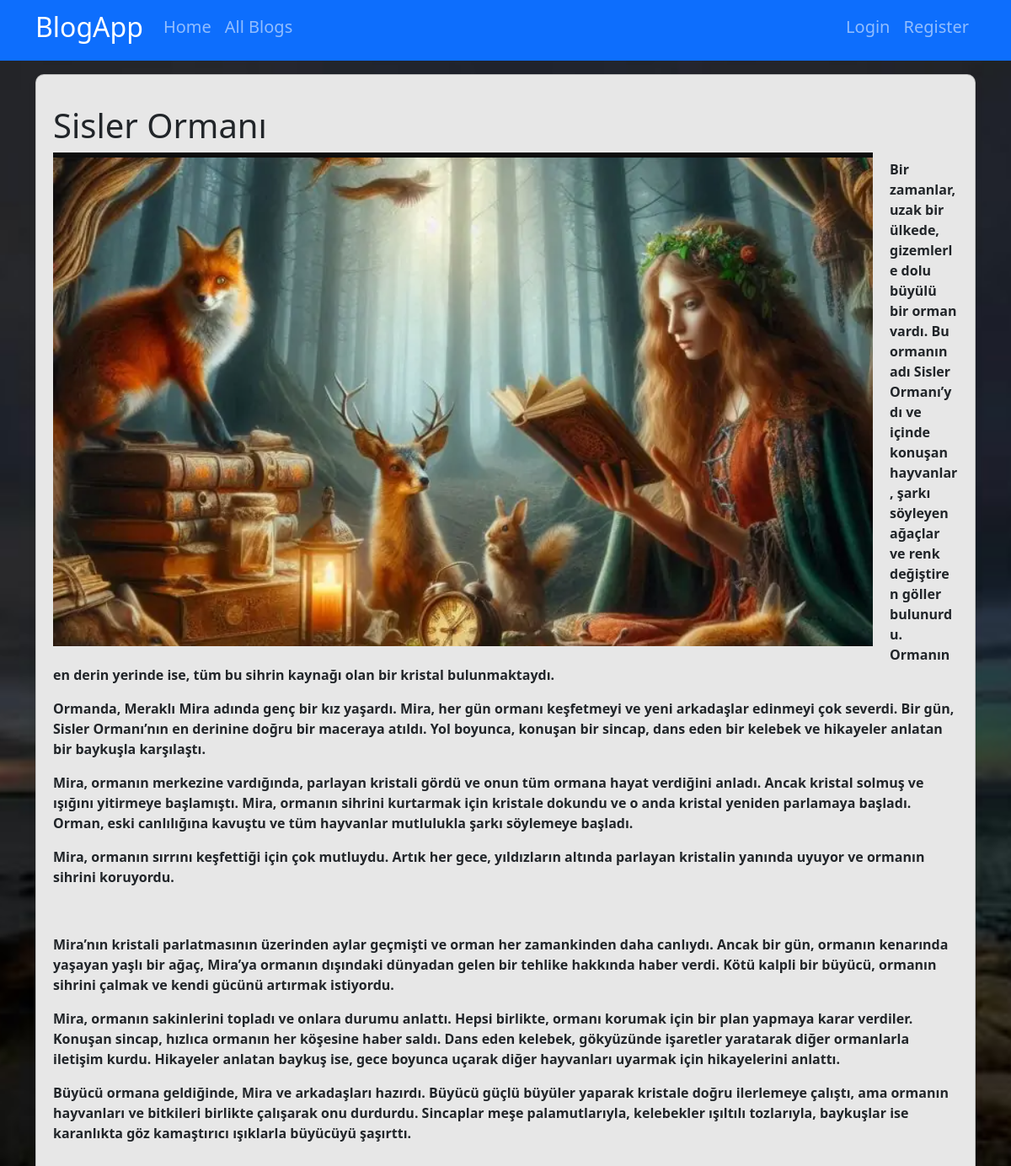
Screenshot of /blogsdetails/sisler-ormani/ with the database file from the repository.
### blog/models.py (models this page shows, shortened)
class Blog(models.Model):
    title = models.CharField(max_length=200)
    image = models.ImageField(upload_to="blogs")
    description = RichTextField()
    is_active = models.BooleanField(default=False)
    is_home = models.BooleanField(default=False)
    slug = models.SlugField(null=False,blank=True,unique=True,db_index=True,editable=True)
    categories = models.ManyToManyField(Category)

### blog/views.py (the view)
# urls.py: path("blogsdetails/<slug:slug>/",views.blogdetails,name="blogdetails"),
def blogdetails(request, slug):
    blog = Blog.objects.get(slug=slug)
    return render(request, "blog/blogdetails.html", {
        "blog": blog
    })

### blog/templates/blog/blogdetails.html (shortened to what this page needs)
{% extends "base.html"%}
{% load static %}
{%block css_files %}
<link rel="stylesheet" href="{%static 'blog/css/style.css'%}">
{%endblock%}
{% block icerik %}
 <div class="container mt-3">
    <div class = "row" >
      <div class="col-12">
        <div class="card mb-3">
            <div class="row">
                <div class="col-md-12">
                    <div class="card-body">
                        <h1 class="card-title h3 mb-3">
                            <h1 href="{%url 'blogdetails' blog.id %}">
                                {{ blog.title|title }}
                            </h1>
                        </h1>
                        <img src="{{ blog.image.url }}" alt="" class="img-fluid" style="float:left; margin-right:20px; margin-bottom:20px;">
                        <p class="card-text"> {{ blog.description|safe }} </p>
                    </div>
                </div>
            </div>
        </div>
      </div>
    </div>
</div>
{% endblock %}

### blog/static/blog/css/style.css (style rules this page uses)
body { background: url('../img/basicpp.jpg') no-repeat center center fixed; background-size: cover; }
.card { background-color: rgb(231, 231, 231); border-radius: 10px; box-shadow: 0 4px 8px rgba(0, 0, 0, 0.1); margin-bottom: 20px; }
.card-body { padding: 20px; }

### rows the page displays
Blog: title "Sisler Ormanı", image (picture), description "Bir zamanlar, uzak bir ülkede, gizemlerle dolu büyülü bir orman vardı. Bu ormanın adı Sisler Ormanı’ydı ve içinde konuşan hayvanlar, şarkı söyleyen ağaçlar ve renk değiştiren göller bulunurdu. Ormanın en derin yerinde ise, tüm bu sihrin kaynağı olan bir kristal bulunmaktaydı. Ormanda, Meraklı Mira adında genç bir kız yaşardı. Mira, her gün ormanı keşfetmeyi ve yeni arkadaşlar edinmeyi çok severdi. Bir gün, Sisler Ormanı’nın en derinine doğru bir maceraya atıldı. Yol boyunca, konuşan bir sincap, dans eden bir kelebek ve hikayeler anlatan bir baykuşla karşılaştı. Mira, ormanın merkezine vardığında, parlayan kristali gördü ve onun tüm ormana hayat verdiğini anladı. Ancak kristal solmuş ve…"
